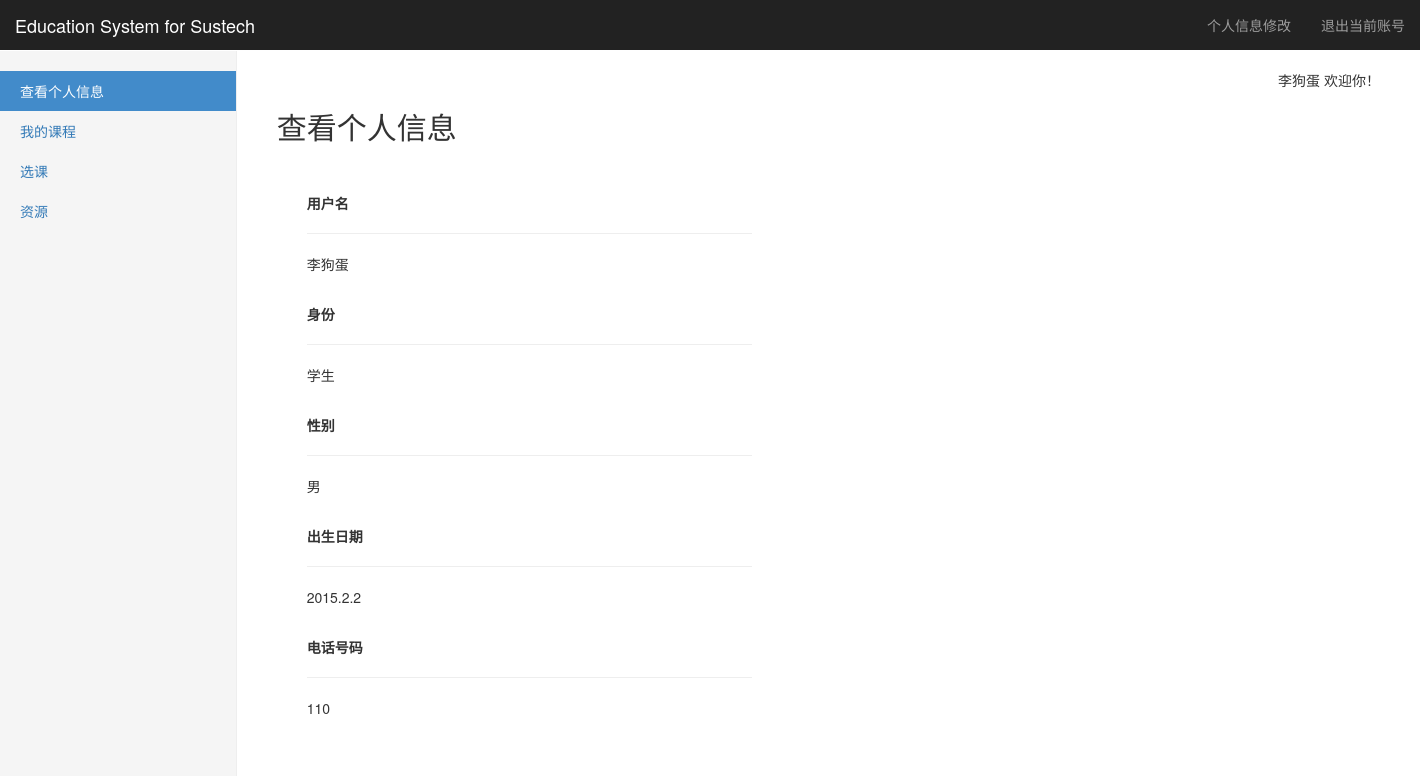
Page /myinformation (signed in) on the earlier database version.
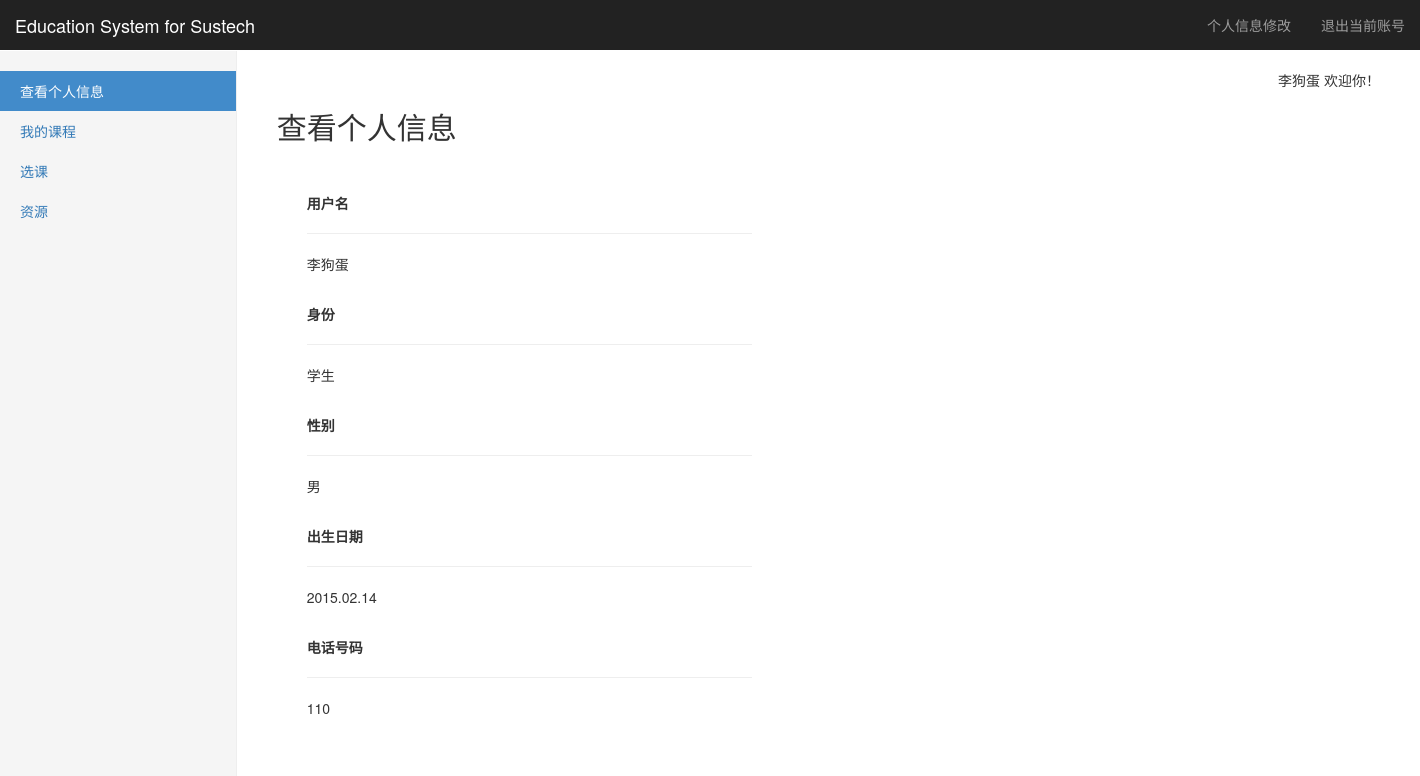
Same page on the later database version.
### tables this page shows
CREATE TABLE "infor" (
	`userid`	int NOT NULL,
	`telephone`	string NOT NULL,
	`sex`	string NOT NULL,
	`born`	string NOT NULL
);

### Listener.py (the view)
@app.route(myinformation_url, methods=['GET', 'POST'])
def myinformation():
    infor=SQL_Infor(get_db())
    if not (session.get('login') and session.get('username') and session.get('privilege')):
        return redirect(url_for('logout'))
    username = session['username']
    p = session['privilege']
    sidebar = GetSideBar(GetBar(p),'查看个人信息')
    user={'privilege':p,'sex':'未填写','telephone':'未填写','born':'未填写'}
    userinfor = infor.GetInfor(username)
    if (len(userinfor) != 1):
        pass
    else:
        myinfor = userinfor[0]
        user['telephone'] = myinfor[1]
        user['sex'] = myinfor[2]
        user['born'] = myinfor[3]
    return render_template('myinformation.html', username=username, sidebar=sidebar,user=user,p=p)

### Config/Link_db.py (called while the page is built)
    def select(self,sql):
        try:
            self.__cursor.execute(sql)
            data = self.__cursor.fetchall()
            return data
        except:
            print("Error: unable to fecth data with sql query: "+sql)
            return False

    def close(self):
        if(self.__db!=None):
            self.__db.close()

### Listener.py (called while the page is built)
def get_db():   #使用flask的g对象，每次访问都会有个独立的g对象，保证线程的数据库操作的安全
    if not hasattr(g, 'db'):
        g.db = Link_db()
    return g.db

def GetBar(privilege):  #根据用户privilege返回不同的sidebar
    if(privilege==3):
        return adminbar
    elif(privilege==2):
        return teacherbar
    elif(privilege==1):
        return studentbar

### SQL_libarary/Func_lib.py (called while the page is built)
def GetSideBar(sidebar,activebar=None): #对sidebar进行整理并返回整理好的元组
    result=[]
    for key in sidebar:
        bar1={}
        bar1['name']=key
        bar1['href']=sidebar[key]
        if(activebar==key):
            bar1['active']='active'
        result.append(bar1)
    return result

### templates/myinformation.html (shortened to what this page needs)
{% extends "layout.html" %}
{% block body %}
<h2> 查看个人信息</h2>
<br/>
<br/>
<div class="container">
	<div class="col-sm-5">
		<strong>用户名</strong>
		<HR>
		<p>{{ username }}</p>
		<br/>
		<strong>身份</strong>
		<HR>
		<p>
		{% if user.privilege==1 %}
		学生
		{% elif user.privilege==2 %}
		教师
		{% elif user.privilege==3 %}
		管理员
		{% endif %}
		</p>
		<br/>
		<strong>性别</strong>
		<HR>
		<p>{{ user.sex }}</p>
		<br/>
		<strong>出生日期</strong>
		<HR>
		<p>{{ user.born }}</p>
		<br/>
		<strong>电话号码</strong>
		<HR>
		<p>{{ user.telephone }}</p>
	 </div>
</div>
{% endblock %}

Differences in the rows shown:
changed infor: born "2015.2.2" → "2015.02.14"
